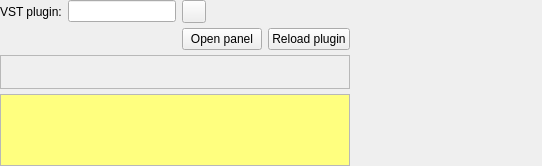
<?xml version="1.0" encoding="UTF-8"?>
<ui version="4.0">
 <class>VSTPluginFilterGUI</class>
 <widget class="QWidget" name="VSTPluginFilterGUI">
  <property name="geometry">
   <rect>
    <x>0</x>
    <y>0</y>
    <width>542</width>
    <height>166</height>
   </rect>
  </property>
  <property name="windowTitle">
   <string notr="true"/>
  </property>
  <layout class="QGridLayout" name="gridLayout_3" columnstretch="0,0,0,0,1">
   <property name="leftMargin">
    <number>0</number>
   </property>
   <property name="topMargin">
    <number>0</number>
   </property>
   <property name="rightMargin">
    <number>0</number>
   </property>
   <property name="bottomMargin">
    <number>0</number>
   </property>
   <property name="verticalSpacing">
    <number>5</number>
   </property>
   <item row="0" column="1">
    <widget class="ResizingLineEdit" name="pathLineEdit"/>
   </item>
   <item row="1" column="2">
    <widget class="QPushButton" name="openPanelButton">
     <property name="sizePolicy">
      <sizepolicy hsizetype="Fixed" vsizetype="Fixed">
       <horstretch>0</horstretch>
       <verstretch>0</verstretch>
      </sizepolicy>
     </property>
     <property name="text">
      <string>Open panel</string>
     </property>
    </widget>
   </item>
   <item row="1" column="3">
    <widget class="QPushButton" name="reloadButton">
     <property name="sizePolicy">
      <sizepolicy hsizetype="Fixed" vsizetype="Fixed">
       <horstretch>0</horstretch>
       <verstretch>0</verstretch>
      </sizepolicy>
     </property>
     <property name="toolTip">
      <string>Reload the current plugin while preserving its saved state</string>
     </property>
     <property name="text">
      <string>Reload plugin</string>
     </property>
    </widget>
   </item>
   <item row="0" column="0">
    <widget class="QLabel" name="label">
     <property name="sizePolicy">
      <sizepolicy hsizetype="Fixed" vsizetype="Preferred">
       <horstretch>0</horstretch>
       <verstretch>0</verstretch>
      </sizepolicy>
     </property>
     <property name="text">
      <string>VST plugin:</string>
     </property>
    </widget>
   </item>
   <item row="1" column="0" colspan="2">
    <widget class="QLabel" name="statusLabel">
     <property name="text">
      <string notr="true"/>
     </property>
    </widget>
   </item>
   <item row="0" column="4">
    <spacer name="horizontalSpacer">
     <property name="orientation">
      <enum>Qt::Horizontal</enum>
     </property>
     <property name="sizeHint" stdset="0">
      <size>
       <width>40</width>
       <height>20</height>
      </size>
     </property>
    </spacer>
   </item>
   <item row="0" column="2">
    <widget class="QToolButton" name="selectButton">
     <property name="text">
      <string notr="true"/>
     </property>
     <property name="icon">
      <iconset resource="../Editor.qrc">
       <normaloff>:/icons/document-open.ico</normaloff>:/icons/document-open.ico</iconset>
     </property>
    </widget>
   </item>
   <item row="2" column="0" colspan="4">
    <widget class="QFrame" name="frame">
     <property name="frameShape">
      <enum>QFrame::StyledPanel</enum>
     </property>
     <property name="frameShadow">
      <enum>QFrame::Raised</enum>
     </property>
    </widget>
   </item>
   <item row="3" column="0" colspan="4">
    <widget class="QPlainTextEdit" name="warningTextEdit">
     <property name="sizePolicy">
      <sizepolicy hsizetype="Expanding" vsizetype="Preferred">
       <horstretch>0</horstretch>
       <verstretch>0</verstretch>
      </sizepolicy>
     </property>
     <property name="palette">
      <palette>
       <active>
        <colorrole role="Base">
         <brush brushstyle="SolidPattern">
          <color alpha="255">
           <red>255</red>
           <green>255</green>
           <blue>127</blue>
          </color>
         </brush>
        </colorrole>
       </active>
       <inactive>
        <colorrole role="Base">
         <brush brushstyle="SolidPattern">
          <color alpha="255">
           <red>255</red>
           <green>255</green>
           <blue>127</blue>
          </color>
         </brush>
        </colorrole>
       </inactive>
       <disabled>
        <colorrole role="Base">
         <brush brushstyle="SolidPattern">
          <color alpha="255">
           <red>240</red>
           <green>240</green>
           <blue>240</blue>
          </color>
         </brush>
        </colorrole>
       </disabled>
      </palette>
     </property>
     <property name="sizeAdjustPolicy">
      <enum>QAbstractScrollArea::AdjustToContents</enum>
     </property>
    </widget>
   </item>
  </layout>
 </widget>
 <customwidgets>
  <customwidget>
   <class>ResizingLineEdit</class>
   <extends>QLineEdit</extends>
   <header>Editor/widgets/ResizingLineEdit.h</header>
  </customwidget>
 </customwidgets>
 <resources>
  <include location="../Editor.qrc"/>
 </resources>
 <connections/>
</ui>
